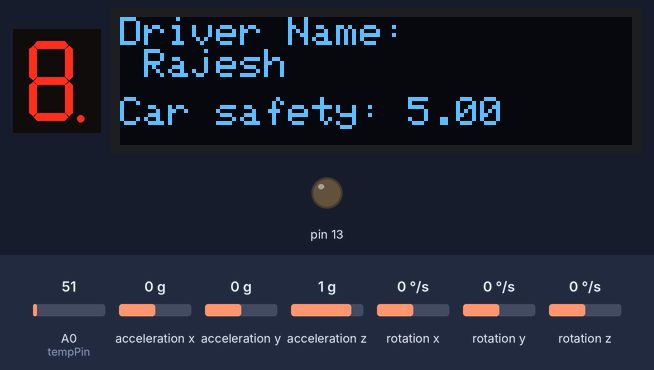
Simulated run of this sketch. Board: Arduino Uno, built with avr-gcc and run on an emulated ATmega328P. Parts: 1-digit seven-segment display, 128×32 one-colour display, output pins drawn as LEDs (lit = HIGH). Wiring (inferred from the names in the program): 1-digit 7-segment display, segments lit when HIGH: segments pin 8, pin 7, pin 6, pin 5, pin 4, pin 3, pin 2, pin 9. The test bench sets the inputs (shaded band); at power-on: acceleration x 0 g, acceleration z 1 g, A0 (tempPin) = 51, acceleration y 0 g, rotation x 0 °/s, rotation y 0 °/s, rotation z 0 °/s. The segment pins are drawn as the display they are named for; pins used as bus, display or sensor lines are not drawn; what the sketch prints to the serial monitor is not drawn.

Above: at 1.2 s.
1.3 s: acceleration x set to -0.5 g
3.2 s: acceleration x set to -0.8 g
At 6.2 s:
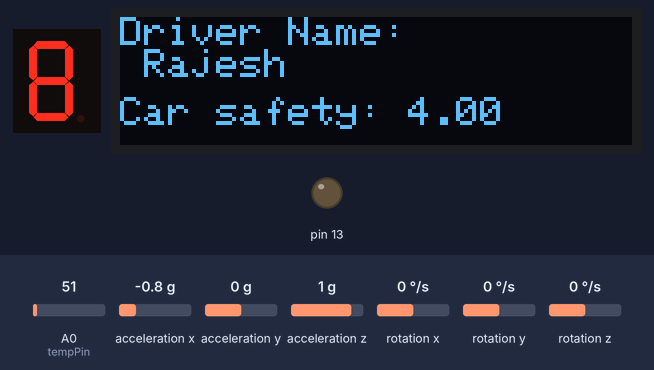
6.6 s: acceleration z set to 0.5 g
8.3 s: acceleration z set to 0.2 g
At 11.4 s:
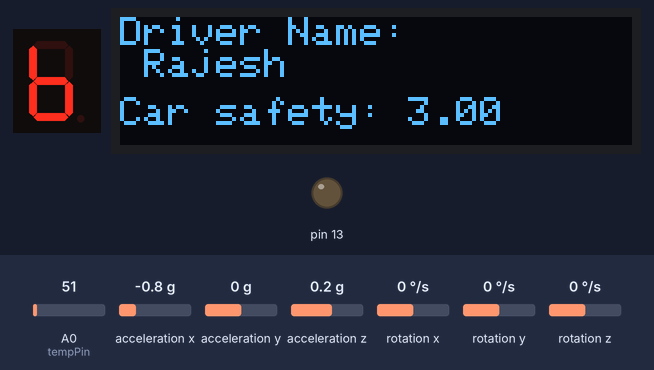
11.7 s: acceleration z set to -1.4 g
At 14.7 s:
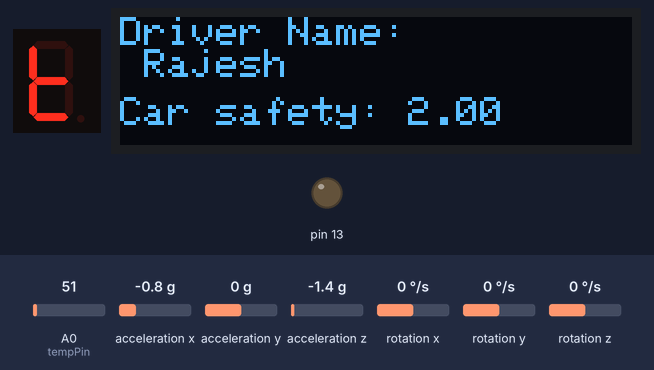
Timing chart, 0 to 16.2 s (numbered marks = the images above; inputs shaded):
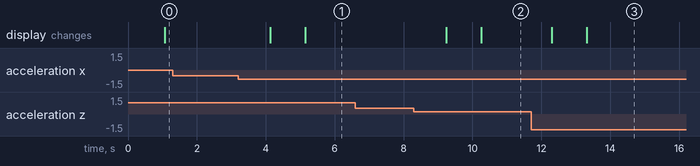

Measured:
- the behaviour switches between -0.6 and -0.7 g on acceleration x (found by bisection; images 0 and 1)
- after the input at 1.3 s, every drawn part: stays the same
- after the input at 3.2 s, the display: first changes after 0.93 s (image 1 shows a later state)
- after the input at 6.6 s, every drawn part: stays the same
- after the input at 8.3 s, the display: first changes after 0.93 s (image 2 shows a later state)
- after the input at 11.7 s, the display: first changes after 0.60 s (image 3 shows a later state)

The sketch:

WriteToSerial.ino
```cpp
// include appropriate libraries
#include <MPU6050.h>
#include <Adafruit_GFX.h>
#include <Adafruit_SSD1306.h>
#include <Wire.h>

// initialize input and output pins
int shockPin = 3;
int tempPin = A0;

int pin1 = 2;
int pin2 = 3;
int pin3 = 4;
int pin4 = 5;
int pin5 = 6;
int pin6 = 7;
int pin7 = 8;
int pin8 = 9;
double inval = 0;
double serialD = 0;
MPU6050 accelerometer;

#define SCREEN_WIDTH 128 // OLED display width, in pixels
#define SCREEN_HEIGHT 32 // OLED display height, in pixels

// Declaration for an SSD1306 display connected to I2C (SDA, SCL pins)
#define OLED_RESET     -1// Reset pin # (or -1 if sharing Arduino reset pin)
Adafruit_SSD1306 display(SCREEN_WIDTH, SCREEN_HEIGHT, &Wire, OLED_RESET);


//initialize pins as either input or output
void setup() {
  pinMode(shockPin, INPUT);
  pinMode(tempPin, INPUT);
  pinMode(pin1, OUTPUT);
  pinMode(pin2, OUTPUT);
  pinMode(pin3, OUTPUT);
  pinMode(pin4, OUTPUT);
  pinMode(pin5, OUTPUT);
  pinMode(pin6, OUTPUT);
  pinMode(pin7, OUTPUT);
  pinMode(pin8, OUTPUT);
  pinMode(13, OUTPUT);

  while(!accelerometer.begin(MPU6050_SCALE_2000DPS, MPU6050_RANGE_2G)){
    Serial.print("??");
  }
  Serial.println("init achievied");

  display.begin(SSD1306_SWITCHCAPVCC, 0x3C);


  Serial.begin(9600);

}

void loop() {
  // check if values are being sent
  if (Serial.available()){
    serialD = Serial.read();
    inval = serialD;
  }
  // calculations for LED bar
  double output1 = (inval/5*8)+2;
  output1 = floor(output1);
  if (output1 > 9){
    output1 = 9;
  }
  // update LED bar
  for (int i = 2; i <= output1; i++){
    digitalWrite(i,HIGH);
  }
  for (int i = 10; i > output1; i--){
    digitalWrite(i,LOW);
  }
  // obtain accelerometer values
  Vector sensor_data = accelerometer.readNormalizeAccel();
  int pitch_value = -(atan2(sensor_data.XAxis, sqrt(sensor_data.YAxis*sensor_data.YAxis + sensor_data.ZAxis*sensor_data.ZAxis))*180.0)/M_PI;
  int roll_value = (atan2(sensor_data.YAxis, sensor_data.ZAxis)*180.0)/M_PI;

  String value = String(roll_value);
  // write appropriate information to OLED display
  inval = ((abs(pitch_value)/16)+(abs(roll_value)/35))/2;
  inval = 5-inval;
  display.setTextSize(1);
  display.setCursor(0, 0);
  display.setTextColor(WHITE);
  display.clearDisplay();
  display.print("Driver Name: \n Rajesh");
  display.setCursor(0, 20);
  display.print("Car safety: " + String(inval));
  display.display();

  delay(1000);

  display.clearDisplay();

  Serial.print(pitch_value);
  Serial.print(",");
  Serial.print(roll_value);
  Serial.print(",");
  Serial.println(analogRead(tempPin)-180);

  int data = 0;
  while(Serial.available()){
   data = Serial.read();
   Serial.println(data);
  }
//pins 3-10
  if (data = 1) {
    digitalWrite(pin1, HIGH);
  }
  else if (data = 2) {
    digitalWrite(pin1, HIGH);
    digitalWrite(pin2, HIGH);
    digitalWrite(pin3, HIGH);
  }
  else if(data = 3){
    digitalWrite(pin1, HIGH);
    digitalWrite(pin2, HIGH);
    digitalWrite(pin3, HIGH);
    digitalWrite(pin4, HIGH);
    digitalWrite(pin5, HIGH);
  }
  else if(data = 4){
    digitalWrite(pin1, HIGH);
    digitalWrite(pin2, HIGH);
    digitalWrite(pin3, HIGH);
    digitalWrite(pin4, HIGH);
    digitalWrite(pin5, HIGH);
    digitalWrite(pin6, HIGH);
    digitalWrite(pin7, HIGH);
    digitalWrite(pin8, HIGH);
  }
  else if(data = 5){

  }

}

void getData(){
 int actualData = 0;
  while(Serial.available()){
   int data = Serial.read();
   Serial.println(data);
    //actualData = (data, DEC);
   Serial.println(data, DEC);
  }
//pins 3-10
  if (actualData = 1) {
    digitalWrite(pin1, HIGH);
  }
  else if (actualData = 2) {
    digitalWrite(pin1, HIGH);
    digitalWrite(pin2, HIGH);
    digitalWrite(pin3, HIGH);
  }
  else if(actualData = 3){
    digitalWrite(pin1, HIGH);
    digitalWrite(pin2, HIGH);
    digitalWrite(pin3, HIGH);
    digitalWrite(pin4, HIGH);
    digitalWrite(pin5, HIGH);
  }
  else if(actualData = 4){
    digitalWrite(pin1, HIGH);
    digitalWrite(pin2, HIGH);
    digitalWrite(pin3, HIGH);
    digitalWrite(pin4, HIGH);
    digitalWrite(pin5, HIGH);
    digitalWrite(pin6, HIGH);
    digitalWrite(pin7, HIGH);
    digitalWrite(pin8, HIGH);
  }
  else if(actualData = 5){

  }
}
```
